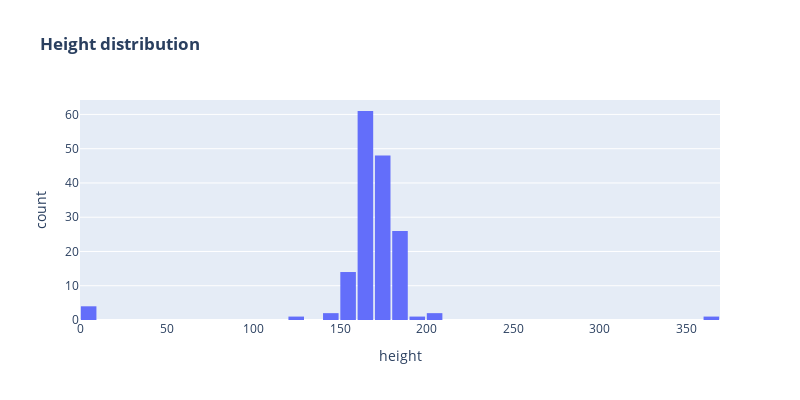

The notebook cell saved with this chart:
### Code cell
fig = ex.histogram(data, x="height",  title="<b>Height distribution</b>")
fig.update_layout(width=800, height=400, bargap=0.1)
fig.show()

### Figure 1 — Plotly figure (JSON) as saved in the notebook; plotly's stock layout.template omitted (floating-point values rounded to 4 significant figures; data arrays with more than 128 entries replaced by an {"elided": "..."} marker saying what was removed)
{"data": [{"alignmentgroup": "True", "bingroup": "x", "hovertemplate": "height=%{x}<br>count=%{y}<extra></extra>", "legendgroup": "", "marker": {"color": "#636efa", "pattern": {"shape": ""}}, "name": "", "offsetgroup": "", "orientation": "v", "showlegend": false, "type": "histogram", "x": {"elided": "160 int values"}, "xaxis": "x", "yaxis": "y"}], "layout": {"bargap": 0.1, "barmode": "relative", "height": 400, "legend": {"tracegroupgap": 0}, "title": {"text": "<b>Height distribution</b>"}, "width": 800, "xaxis": {"anchor": "y", "domain": [0, 1], "title": {"text": "height"}}, "yaxis": {"anchor": "x", "domain": [0, 1], "title": {"text": "count"}}}}
